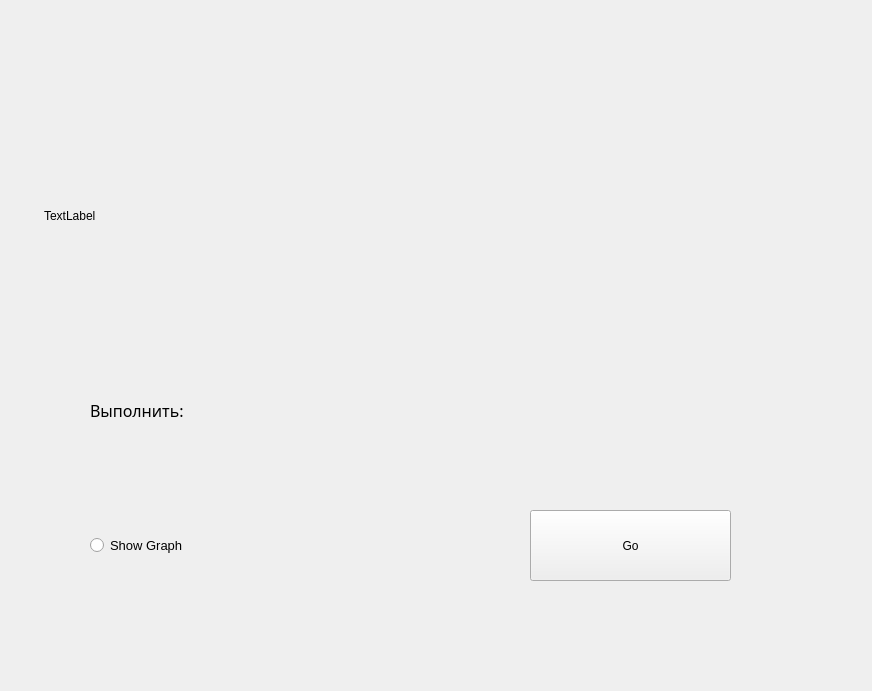
<?xml version="1.0" encoding="UTF-8"?>
<ui version="4.0">
 <class>Scanning</class>
 <widget class="QWidget" name="Scanning">
  <property name="geometry">
   <rect>
    <x>0</x>
    <y>0</y>
    <width>872</width>
    <height>691</height>
   </rect>
  </property>
  <property name="windowTitle">
   <string>Form</string>
  </property>
  <widget class="QPushButton" name="btn_start">
   <property name="geometry">
    <rect>
     <x>530</x>
     <y>510</y>
     <width>201</width>
     <height>71</height>
    </rect>
   </property>
   <property name="text">
    <string>Go</string>
   </property>
  </widget>
  <widget class="QLabel" name="label_3">
   <property name="geometry">
    <rect>
     <x>90</x>
     <y>350</y>
     <width>261</width>
     <height>121</height>
    </rect>
   </property>
   <property name="font">
    <font>
     <family>Modern No. 20</family>
     <pointsize>12</pointsize>
    </font>
   </property>
   <property name="text">
    <string>Выполнить:</string>
   </property>
   <property name="scaledContents">
    <bool>false</bool>
   </property>
  </widget>
  <widget class="QWidget" name="gridLayoutWidget_2">
   <property name="geometry">
    <rect>
     <x>90</x>
     <y>450</y>
     <width>241</width>
     <height>191</height>
    </rect>
   </property>
   <layout class="QGridLayout" name="choose_algorythm_layout">
    <item row="0" column="0">
     <widget class="QRadioButton" name="radbtn_show_graph">
      <property name="font">
       <font>
        <pointsize>10</pointsize>
       </font>
      </property>
      <property name="text">
       <string>Show Graph</string>
      </property>
     </widget>
    </item>
   </layout>
  </widget>
  <widget class="QLabel" name="status_label">
   <property name="geometry">
    <rect>
     <x>500</x>
     <y>480</y>
     <width>241</width>
     <height>41</height>
    </rect>
   </property>
   <property name="text">
    <string/>
   </property>
  </widget>
  <widget class="QLabel" name="scanned_image_label">
   <property name="geometry">
    <rect>
     <x>44</x>
     <y>55</y>
     <width>381</width>
     <height>321</height>
    </rect>
   </property>
   <property name="text">
    <string>TextLabel</string>
   </property>
  </widget>
  <widget class="QLabel" name="label_2">
   <property name="geometry">
    <rect>
     <x>580</x>
     <y>250</y>
     <width>55</width>
     <height>16</height>
    </rect>
   </property>
   <property name="text">
    <string/>
   </property>
  </widget>
 </widget>
 <resources/>
 <connections/>
</ui>
